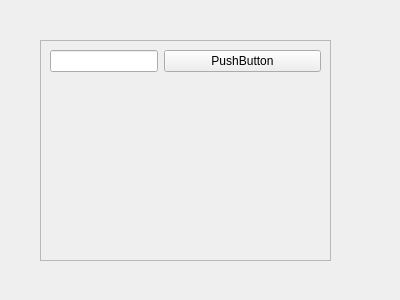
<?xml version="1.0" encoding="UTF-8"?>
<ui version="4.0">
 <class>Form</class>
 <widget class="QWidget" name="Form">
  <property name="geometry">
   <rect>
    <x>0</x>
    <y>0</y>
    <width>400</width>
    <height>300</height>
   </rect>
  </property>
  <property name="windowTitle">
   <string>Form</string>
  </property>
  <widget class="QScrollArea" name="scrollArea">
   <property name="geometry">
    <rect>
     <x>40</x>
     <y>40</y>
     <width>291</width>
     <height>221</height>
    </rect>
   </property>
   <property name="widgetResizable">
    <bool>true</bool>
   </property>
   <widget class="QWidget" name="scrollAreaWidgetContents">
    <property name="geometry">
     <rect>
      <x>0</x>
      <y>0</y>
      <width>289</width>
      <height>219</height>
     </rect>
    </property>
    <layout class="QFormLayout" name="formLayout">
     <item row="0" column="1">
      <widget class="QPushButton" name="pushButton">
       <property name="text">
        <string>PushButton</string>
       </property>
      </widget>
     </item>
     <item row="0" column="0">
      <widget class="QLineEdit" name="lineEdit"/>
     </item>
    </layout>
   </widget>
  </widget>
 </widget>
 <resources/>
 <connections/>
</ui>
